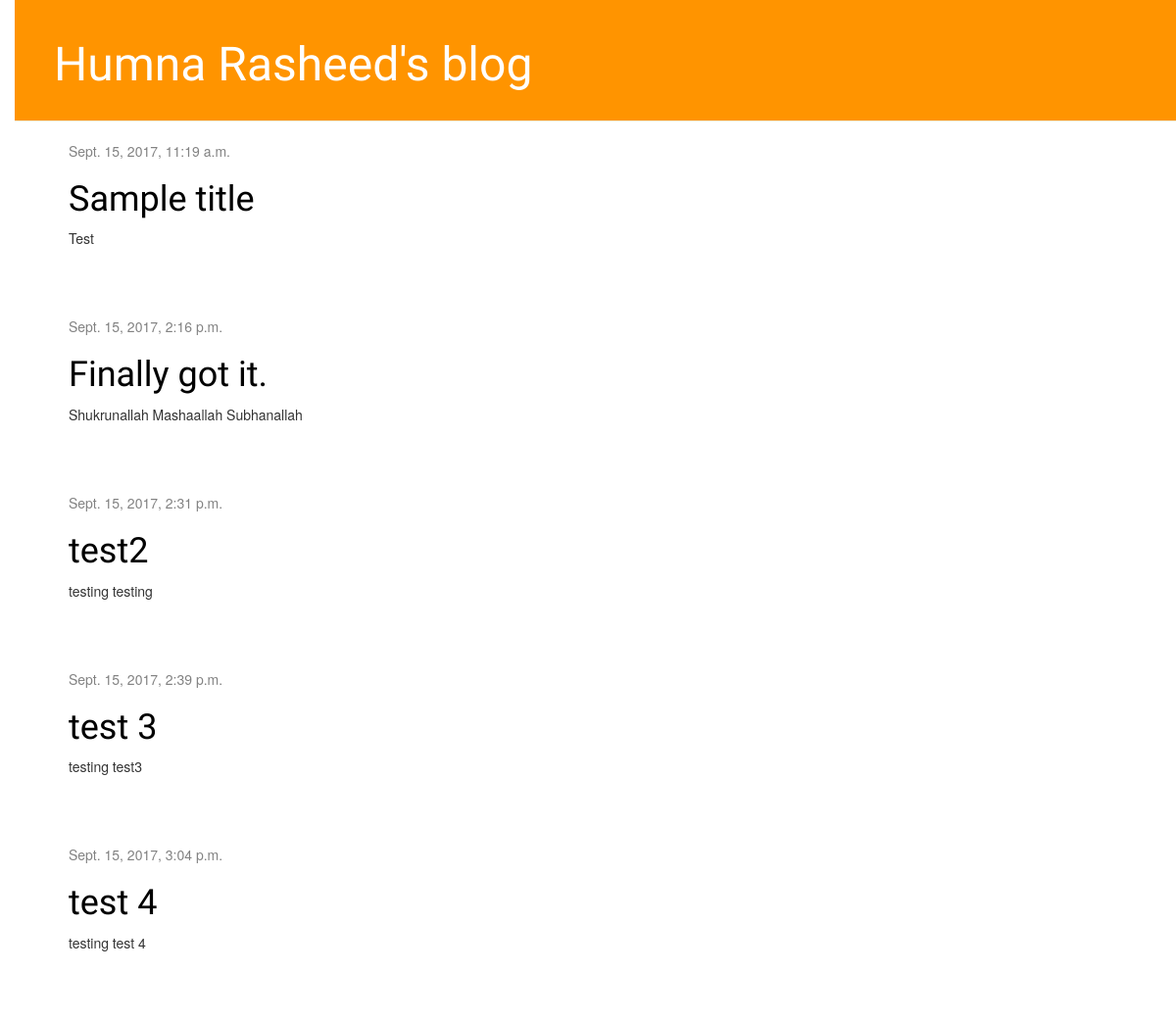
Before: / with the older database file.
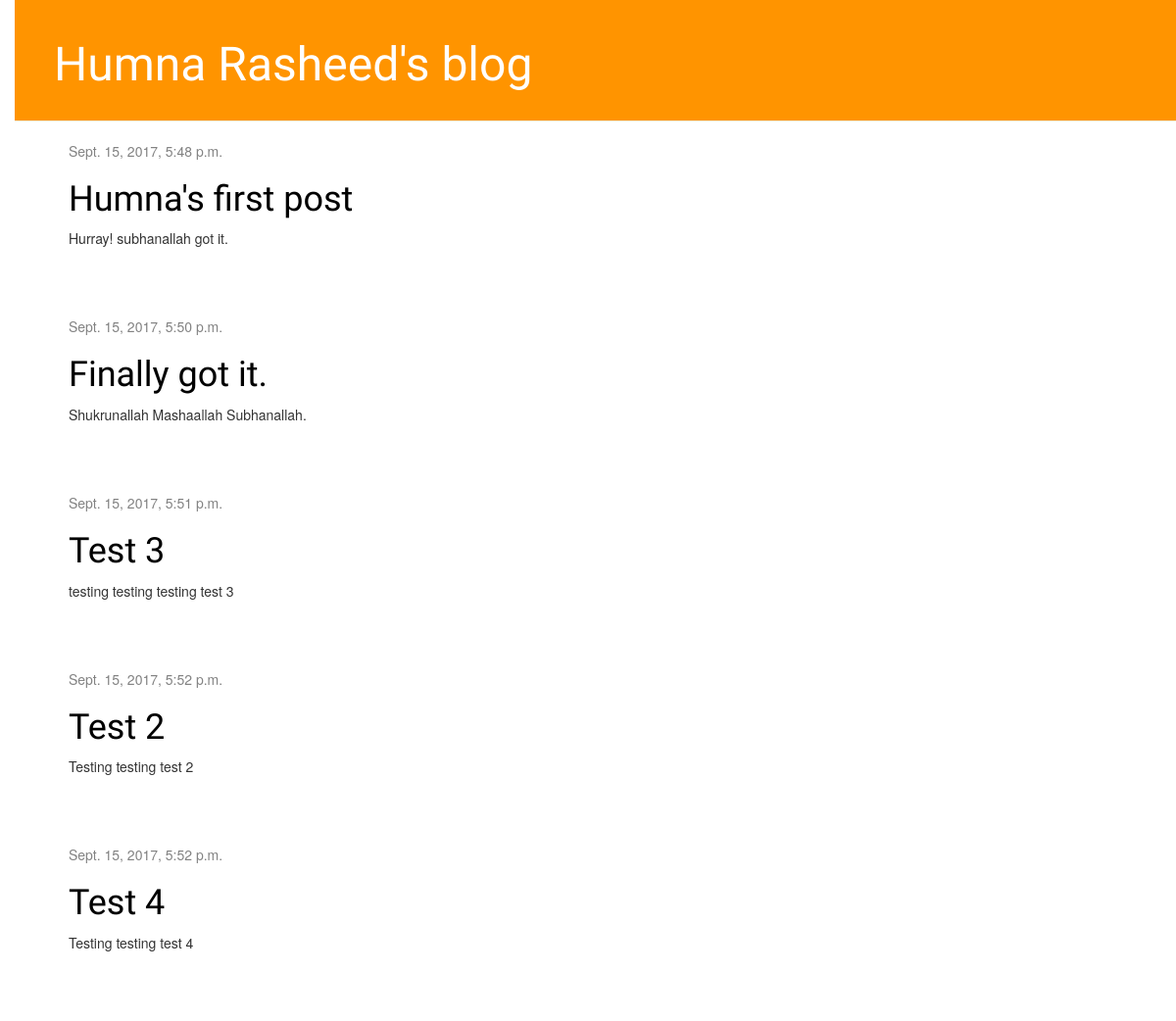
After: the same page with the newer database file.
### blog/models.py (models this page shows, shortened)
class Post(models.Model):
    author = models.ForeignKey('auth.User')
    title = models.CharField(max_length=200)
    text = models.TextField()
    created_date = models.DateTimeField(
            default=timezone.now)
    published_date = models.DateTimeField(
            blank=True, null=True)

### blog/views.py (the view)
# urls.py: url(r'^$', views.post_list, name='post_list'),
def post_list(request):
    posts = Post.objects.filter(published_date__lte=timezone.now()).order_by('published_date')
    return render(request, 'blog/post_list.html', {'posts': posts})

### blog/templates/blog/post_list.html
{% extends 'blog/base.html' %}
{% block content %}
    {% for post in posts %}
        <div class="post">
            <div class="date">
                {{ post.published_date }}
            </div>
            <h1><a href="{% url 'post_detail' pk=post.pk %}">{{ post.title }}</a></h1>
            <p>{{ post.text|linebreaksbr }}</p>
        </div>
    {% endfor %}
{% endblock %}

### blog/templates/blog/base.html (shortened to what this page needs)
{% load staticfiles %}
<html>
    <head>
        <link rel="stylesheet" href="//maxcdn.bootstrapcdn.com/bootstrap/3.2.0/css/bootstrap.min.css">
        <link rel="stylesheet" href="//maxcdn.bootstrapcdn.com/bootstrap/3.2.0/css/bootstrap-theme.min.css">
        <link rel="stylesheet" href="{% static 'css/blog.css' %}">
    </head>
    <body>
    <div class="page-header">
        <h1><a href="/">Humna Rasheed's blog</a></h1>
    </div>
    <div class="content container">
        <div class="row">
            <div class="col-md-8">
            {% block content %}
            {% endblock %}
            </div>
        </div>
    </div>
</body>
</html>

### blog/static/css/blog.css (style rules this page uses)
h1 a { color: #FCA205; }
body { padding-left: 15px; }
h1 a { color: #FCA205; font-family: 'Lobster'; }
.page-header { background-color: #ff9400; margin-top: 0; padding: 20px 20px 20px 40px; }
.page-header h1, .page-header h1 a, .page-header h1 a:visited, .page-header h1 a:active { color: #ffffff; font-size: 36pt; text-decoration: none; }
.content { margin-left: 40px; }
h1, h2, h3, h4 { font-family: 'Lobster', cursive; }
.date { color: #828282; }
.post { margin-bottom: 70px; }
.post h1 a, .post h1 a:visited { color: #000000; }

Changed rows visible on the page:
changed Post: published_date "Sept. 15, 2017, 11:19 a.m." → "Sept. 15, 2017, 5:48 p.m."; title "Sample title" → "Humna's first post"; text "Test" → "Hurray! subhanallah got it."
changed Post "Finally got it.": published_date "Sept. 15, 2017, 2:16 p.m." → "Sept. 15, 2017, 5:50 p.m."; text "Shukrunallah Mashaallah Subhanallah" → "Shukrunallah Mashaallah Subhanallah."
changed Post: published_date "Sept. 15, 2017, 2:39 p.m." → "Sept. 15, 2017, 5:51 p.m."; title "test 3" → "Test 3"; text "testing test3" → "testing testing testing test 3"; moves up the list
changed Post: published_date "Sept. 15, 2017, 2:31 p.m." → "Sept. 15, 2017, 5:52 p.m."; title "test2" → "Test 2"; text "testing testing" → "Testing testing test 2"
changed Post: published_date "Sept. 15, 2017, 3:04 p.m." → "Sept. 15, 2017, 5:52 p.m."; title "test 4" → "Test 4"; text "testing test 4" → "Testing testing test 4"
